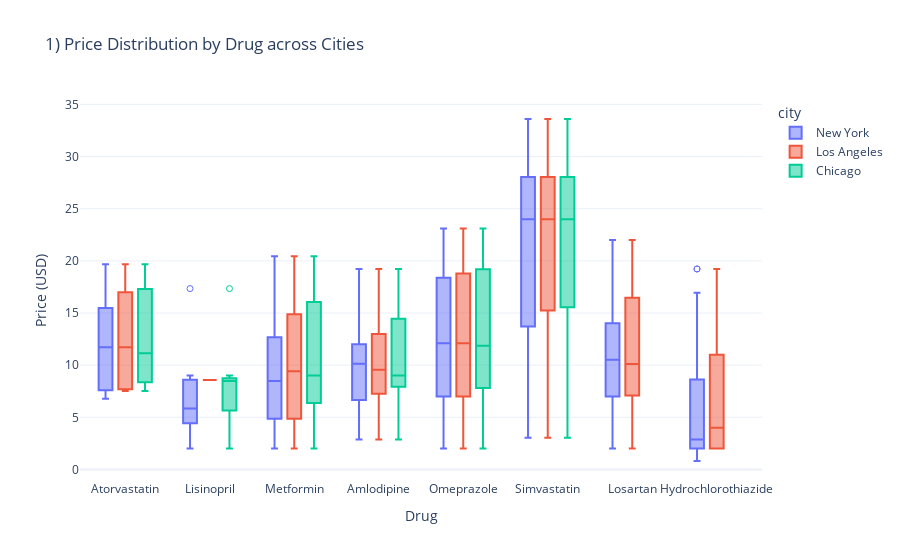
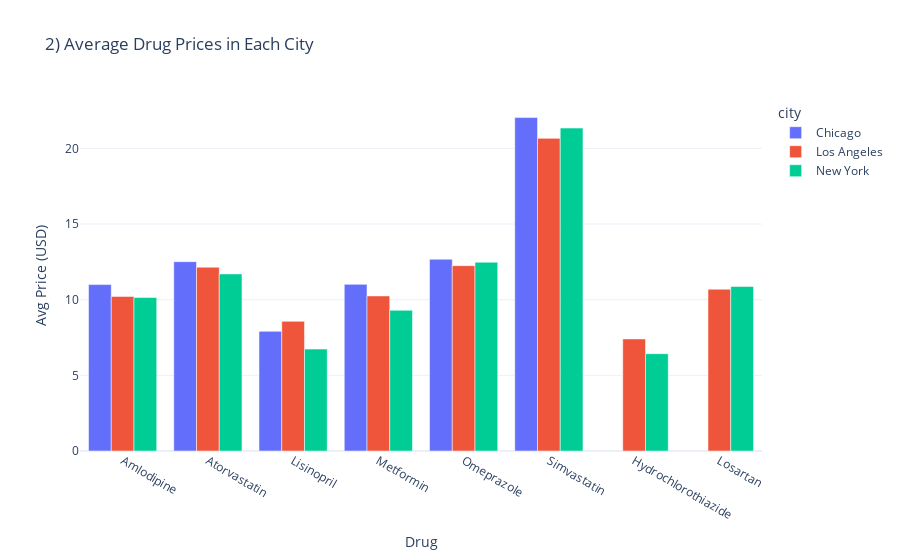
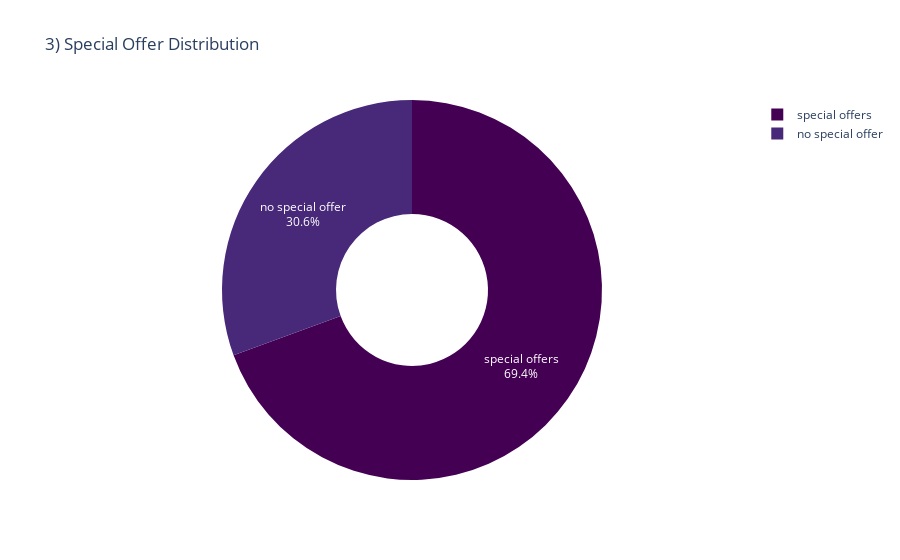
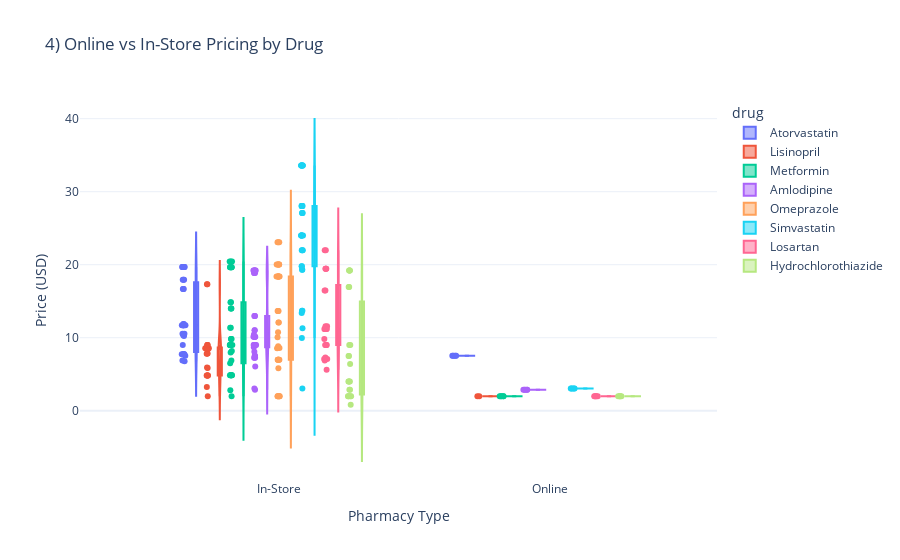

Notebook code for these charts, in order:
### Markdown cell above
### Function: `generate_enhanced_goodrx_eda`

Generates a set of interactive Plotly visualizations to explore cleaned GoodRx drug pricing data.

**Purpose:**
- Provide a comprehensive visual overview of drug prices across different cities, pharmacies, and quantities.
- Highlight key patterns such as average pricing, special offer distribution, online vs in-store differences, and outliers.

**Visualizations Produced:**
1. **Price Distribution by Drug & City** – Box plot to compare spread and medians.
2. **Average Prices** – Grouped bar chart showing mean prices by city and drug.
3. **Special Offer Distribution** – Donut chart summarizing special offer prevalence.
4. **Online vs In-Store Pricing** – Violin plot comparing price distributions.
5. **Quantity-Based Price Variation** – Strip plot showing how quantity affects price.
6. **Cheapest Pharmacies** – Faceted bar chart of lowest prices for top drug-dosage combinations.
7. **Coupon Price Comparison** – Scatter plot comparing standard vs special coupon prices.
8. **Price Outliers** – Box plot identifying unusual price points.

**Parameters:**
- `df` *(DataFrame)*: Cleaned GoodRx dataset.

**Returns:**
- Displays interactive charts directly in the notebook.

### Code cell
import plotly.express as px
import pandas as pd

def generate_enhanced_goodrx_eda(df):
    """
    Generates improved interactive Plotly visualizations for GoodRx drug pricing data.
    (Adjusted: removed former #6 'Cheapest pharmacies' chart; numbering updated.)
    """

    # 0) Prep & helper columns
    # Clean quantity column (convert "30 tablets" -> 30)
    df['quantity_clean'] = df['quantity'].astype(str).str.extract(r'(\d+)').astype(float)

    # Grouped/prepared data
    avg_prices = df.groupby(['city', 'drug'])['price'].mean().reset_index()
    offer_counts = df['special_offer'].value_counts(dropna=False).reset_index()
    offer_counts.columns = ['special_offer', 'count']
    coupon_df = df.dropna(subset=['standard_coupon_price', 'special_coupon_price'])

    # 1) Box Plot: Price distribution across cities and drugs
    fig1 = px.box(
        df, x='drug', y='price', color='city', points='suspectedoutliers',
        title='1) Price Distribution by Drug across Cities',
        labels={'price': 'Price (USD)', 'drug': 'Drug'}
    )
    fig1.update_layout(boxmode='group', template='plotly_white')
    fig1.show()

    # 2) Bar Chart: Average prices by city and drug
    fig2 = px.bar(
        avg_prices, x='drug', y='price', color='city', barmode='group',
        title='2) Average Drug Prices in Each City',
        labels={'price': 'Avg Price (USD)', 'drug': 'Drug'}
    )
    fig2.update_layout(template='plotly_white')
    fig2.show()

    # 3) Donut Chart: Special offer status
    fig3 = px.pie(
        offer_counts, names='special_offer', values='count',
        hole=0.4, title='3) Special Offer Distribution',
        color_discrete_sequence=px.colors.sequential.Viridis
    )
    fig3.update_layout(template='plotly_white')
    fig3.update_traces(textposition='inside', textinfo='percent+label')
    fig3.show()

    # 4) Violin Plot: Online vs In-store pricing by drug
    # Map boolean values to descriptive labels
    df['pharmacy_type'] = df['online_pharmacy'].map({True: 'Online', False: 'In-Store'})
    fig4 = px.violin(
        df,
        x='pharmacy_type',
        y='price',
        color='drug',
        box=True,
        points='all',
        title='4) Online vs In-Store Pricing by Drug',
        labels={'pharmacy_type': 'Pharmacy Type', 'price': 'Price (USD)'}
    )
    fig4.update_layout(template='plotly_white')
    fig4.show()

    # 5) Strip Plot: Price by Quantity Category and Drug
    df['quantity_cat'] = df['quantity_clean'].astype(str)  # Convert to string category
    fig5 = px.strip(
        df,
        x='quantity_cat',
        y='price',
        color='drug',
        hover_data=['city', 'pharmacy', 'online_pharmacy'],
        title='5) Price Variation by Quantity (Categorical) and Drug',
        labels={'quantity_cat': 'Quantity (as Category)', 'price': 'Price (USD)'},
        stripmode='overlay'
    )
    fig5.update_traces(jitter=0.4, marker=dict(size=8, opacity=0.8))
    fig5.update_layout(template='plotly_white')
    fig5.show()

    # 6) Coupon Comparison (previously #7)
    if not coupon_df.empty:
        fig6 = px.scatter(
            coupon_df,
            x='standard_coupon_price', y='special_coupon_price',
            color='drug', size='price',
            hover_data=['city', 'pharmacy'],
            title='6) Standard vs Special Coupon Prices',
            labels={
                'standard_coupon_price': 'Standard Coupon Price',
                'special_coupon_price': 'Special Coupon Price'
            }
        )
        max_price = max(
            coupon_df['standard_coupon_price'].max(),
            coupon_df['special_coupon_price'].max()
        )
        fig6.add_shape(
            type="line", x0=0, y0=0, x1=max_price, y1=max_price,
            line=dict(dash="dot", color="gray")
        )
        fig6.update_layout(template='plotly_white')
        fig6.show()

    # 7) Outlier Box Plot (previously #8)
    fig7 = px.box(
        df, x='drug', y='price', color='city', points='outliers',
        title='7) Price Outliers by Drug and City',
        labels={'price': 'Price (USD)', 'drug': 'Drug'}
    )
    fig7.update_layout(template='plotly_white')
    fig7.show()


# 🧪 Load your data and call the function
generate_enhanced_goodrx_eda(df)

### Figure 1 — Plotly figure (JSON) as saved in the notebook; plotly's stock layout.template omitted (floating-point values rounded to 4 significant figures)
{"data": [{"alignmentgroup": "True", "boxpoints": "suspectedoutliers", "hovertemplate": "city=New York<br>Drug=%{x}<br>Price (USD)=%{y}<extra></extra>", "legendgroup": "New York", "marker": {"color": "#636efa"}, "name": "New York", "notched": false, "offsetgroup": "New York", "orientation": "v", "showlegend": true, "type": "box", "x": ["Atorvastatin", "Atorvastatin", "Atorvastatin", "Atorvastatin", "Atorvastatin", "Atorvastatin", "Atorvastatin", "Atorvastatin", "Atorvastatin", "Atorvastatin", "Atorvastatin", "Atorvastatin", "Atorvastatin", "Atorvastatin", "Atorvastatin", "Lisinopril", "Lisinopril", "Lisinopril", "Lisinopril", "Lisinopril", "Lisinopril", "Lisinopril", "Lisinopril", "Lisinopril", "Lisinopril", "Lisinopril", "Lisinopril", "Lisinopril", "Metformin", "Metformin", "Metformin", "Metformin", "Metformin", "Metformin", "Metformin", "Metformin", "Metformin", "Metformin", "Metformin", "Metformin", "Metformin", "Metformin", "Metformin", "Metformin", "Amlodipine", "Amlodipine", "Amlodipine", "Amlodipine", "Amlodipine", "Amlodipine", "Amlodipine", "Amlodipine", "Amlodipine", "Amlodipine", "Amlodipine", "Amlodipine", "Amlodipine", "Amlodipine", "Amlodipine", "Amlodipine", "Omeprazole", "Omeprazole", "Omeprazole", "Omeprazole", "Omeprazole", "Omeprazole", "Omeprazole", "Omeprazole", "Omeprazole", "Omeprazole", "Omeprazole", "Omeprazole", "Omeprazole", "Omeprazole", "Omeprazole", "Simvastatin", "Simvastatin", "Simvastatin", "Simvastatin", "Simvastatin", "Simvastatin", "Simvastatin", "Simvastatin", "Simvastatin", "Simvastatin", "Simvastatin", "Simvastatin", "Simvastatin", "Simvastatin", "Simvastatin", "Losartan", "Losartan", "Losartan", "Losartan", "Losartan", "Losartan", "Losartan", "Losartan", "Losartan", "Losartan", "Losartan", "Losartan", "Losartan", "Losartan", "Losartan", "Losartan", "Hydrochlorothiazide", "Hydrochlorothiazide", "Hydrochlorothiazide", "Hydrochlorothiazide", "Hydrochlorothiazide", "Hydrochlorothiazide", "Hydrochlorothiazide", "Hydrochlorothiazide", "Hydrochlorothiazide", "Hydrochlorothiazide", "Hydrochlorothiazide", "Hydrochlorothiazide", "Hydrochlorothiazide", "Hydrochlorothiazide", "Hydrochlorothiazide"], "x0": " ", "xaxis": "x", "y": [19.67, 11.72, 10.34, 7.74, 11.72, 19.67, 16.66, 7.53, 17.93, 6.89, 7.53, 11.72, 7.74, 6.79, 11.89, 8.57, 4.83, 5.85, 8.57, 2, 4.83, 17.34, 8.66, 3.25, 2, 7.84, 9, 4.83, 19.64, 4.86, 4.86, 19.64, 7.97, 20.43, 2, 13.99, 2.82, 9, 4.86, 2, 9.82, 9, 6.52, 11.36, 19.22, 10.13, 10.44, 10.13, 12.99, 19.22, 18.86, 2.88, 3.05, 9, 2.88, 7.26, 10.13, 6.05, 9, 11.02, 20.03, 18.37, 10.75, 18.37, 23.09, 13.66, 20.03, 7, 2, 5.82, 7, 18.37, 8.55, 2, 12.09, 28.04, 33.6, 13.7, 28.04, 33.6, 21.99, 27.09, 3.05, 24, 13.38, 3.05, 33.6, 24, 19.3, 13.7, 19.43, 11.21, 9.84, 11.21, 2, 19.43, 5.63, 21.99, 16.47, 2, 7.1, 9, 11.21, 9, 6.87, 11.56, 19.22, 2, 2.88, 7.5, 19.22, 2, 2, 16.95, 0.81, 4, 2, 2, 9, 4, 2.88], "y0": " ", "yaxis": "y"}, {"alignmentgroup": "True", "boxpoints": "suspectedoutliers", "hovertemplate": "city=Los Angeles<br>Drug=%{x}<br>Price (USD)=%{y}<extra></extra>", "legendgroup": "Los Angeles", "marker": {"color": "#EF553B"}, "name": "Los Angeles", "notched": false, "offsetgroup": "Los Angeles", "orientation": "v", "showlegend": true, "type": "box", "x": ["Atorvastatin", "Atorvastatin", "Atorvastatin", "Atorvastatin", "Atorvastatin", "Atorvastatin", "Atorvastatin", "Atorvastatin", "Atorvastatin", "Atorvastatin", "Atorvastatin", "Atorvastatin", "Atorvastatin", "Lisinopril", "Metformin", "Metformin", "Metformin", "Metformin", "Metformin", "Metformin", "Metformin", "Metformin", "Metformin", "Metformin", "Metformin", "Metformin", "Metformin", "Metformin", "Amlodipine", "Amlodipine", "Amlodipine", "Amlodipine", "Amlodipine", "Amlodipine", "Amlodipine", "Amlodipine", "Amlodipine", "Amlodipine", "Amlodipine", "Amlodipine", "Amlodipine", "Amlodipine", "Omeprazole", "Omeprazole", "Omeprazole", "Omeprazole", "Omeprazole", "Omeprazole", "Omeprazole", "Omeprazole", "Omeprazole", "Omeprazole", "Omeprazole", "Omeprazole", "Omeprazole", "Simvastatin", "Simvastatin", "Simvastatin", "Simvastatin", "Simvastatin", "Simvastatin", "Simvastatin", "Simvastatin", "Simvastatin", "Simvastatin", "Simvastatin", "Simvastatin", "Simvastatin", "Losartan", "Losartan", "Losartan", "Losartan", "Losartan", "Losartan", "Losartan", "Losartan", "Losartan", "Losartan", "Losartan", "Losartan", "Losartan", "Losartan", "Hydrochlorothiazide", "Hydrochlorothiazide", "Hydrochlorothiazide", "Hydrochlorothiazide", "Hydrochlorothiazide", "Hydrochlorothiazide", "Hydrochlorothiazide", "Hydrochlorothiazide", "Hydrochlorothiazide", "Hydrochlorothiazide", "Hydrochlorothiazide", "Hydrochlorothiazide", "Hydrochlorothiazide"], "x0": " ", "xaxis": "x", "y": [19.67, 11.72, 7.53, 7.74, 7.53, 16.66, 19.67, 7.74, 10.54, 7.53, 11.72, 17.93, 11.89, 8.57, 19.64, 4.86, 2, 2, 19.64, 2, 13.99, 14.87, 9, 9, 9.82, 4.86, 11.36, 20.43, 19.22, 10.13, 2.88, 2.88, 12.99, 19.22, 2.88, 7.53, 9, 10.13, 7.26, 9, 11.02, 18.86, 20.03, 7, 18.37, 13.66, 7, 20.03, 7, 8.6, 2, 18.37, 2, 12.09, 23.09, 28.04, 3.05, 28.04, 3.05, 33.6, 3.05, 19.8, 21.99, 24, 24, 19.3, 33.6, 27.09, 19.43, 2, 2, 11.21, 2, 19.43, 7.3, 21.99, 7.1, 9, 9, 11.21, 11.56, 16.47, 19.22, 7.5, 2, 2, 2, 19.22, 6.39, 2, 4, 2, 4, 16.95, 9], "y0": " ", "yaxis": "y"}, {"alignmentgroup": "True", "boxpoints": "suspectedoutliers", "hovertemplate": "city=Chicago<br>Drug=%{x}<br>Price (USD)=%{y}<extra></extra>", "legendgroup": "Chicago", "marker": {"color": "#00cc96"}, "name": "Chicago", "notched": false, "offsetgroup": "Chicago", "orientation": "v", "showlegend": true, "type": "box", "x": ["Atorvastatin", "Atorvastatin", "Atorvastatin", "Atorvastatin", "Atorvastatin", "Atorvastatin", "Atorvastatin", "Atorvastatin", "Atorvastatin", "Atorvastatin", "Atorvastatin", "Atorvastatin", "Lisinopril", "Lisinopril", "Lisinopril", "Lisinopril", "Lisinopril", "Lisinopril", "Lisinopril", "Lisinopril", "Lisinopril", "Lisinopril", "Lisinopril", "Lisinopril", "Lisinopril", "Metformin", "Metformin", "Metformin", "Metformin", "Metformin", "Metformin", "Metformin", "Metformin", "Metformin", "Metformin", "Metformin", "Metformin", "Metformin", "Amlodipine", "Amlodipine", "Amlodipine", "Amlodipine", "Amlodipine", "Amlodipine", "Amlodipine", "Amlodipine", "Amlodipine", "Amlodipine", "Amlodipine", "Amlodipine", "Amlodipine", "Omeprazole", "Omeprazole", "Omeprazole", "Omeprazole", "Omeprazole", "Omeprazole", "Omeprazole", "Omeprazole", "Omeprazole", "Omeprazole", "Omeprazole", "Omeprazole", "Simvastatin", "Simvastatin", "Simvastatin", "Simvastatin", "Simvastatin", "Simvastatin", "Simvastatin", "Simvastatin", "Simvastatin", "Simvastatin", "Simvastatin", "Simvastatin"], "x0": " ", "xaxis": "x", "y": [11.72, 7.53, 19.67, 10.25, 7.74, 19.67, 16.66, 10.54, 11.72, 7.74, 8.99, 17.93, 4.83, 2, 8.57, 8.47, 8.57, 8.66, 9, 7.79, 7.84, 5.92, 9, 4.83, 17.34, 4.86, 2, 19.64, 8.18, 19.64, 13.99, 9, 14.87, 9.82, 6.89, 9, 4.86, 20.43, 10.13, 2.88, 8.7, 19.22, 12.99, 19.22, 9, 7.53, 7.26, 8.07, 9, 10.13, 18.86, 18.37, 7, 10.07, 20.03, 13.66, 20.03, 2, 8.6, 18.37, 8.82, 2, 23.09, 3.05, 33.6, 11.3, 28.04, 28.04, 19.8, 24, 21.99, 9.95, 24, 33.6, 27.09], "y0": " ", "yaxis": "y"}], "layout": {"boxmode": "group", "legend": {"title": {"text": "city"}, "tracegroupgap": 0}, "title": {"text": "1) Price Distribution by Drug across Cities"}, "xaxis": {"anchor": "y", "domain": [0, 1], "title": {"text": "Drug"}}, "yaxis": {"anchor": "x", "domain": [0, 1], "title": {"text": "Price (USD)"}}}}

### Figure 2 — Plotly figure (JSON) as saved in the notebook; plotly's stock layout.template omitted (floating-point values rounded to 4 significant figures)
{"data": [{"alignmentgroup": "True", "hovertemplate": "city=Chicago<br>Drug=%{x}<br>Avg Price (USD)=%{y}<extra></extra>", "legendgroup": "Chicago", "marker": {"color": "#636efa", "pattern": {"shape": ""}}, "name": "Chicago", "offsetgroup": "Chicago", "orientation": "v", "showlegend": true, "textposition": "auto", "type": "bar", "x": ["Amlodipine", "Atorvastatin", "Lisinopril", "Metformin", "Omeprazole", "Simvastatin"], "xaxis": "x", "y": [11.0, 12.51, 7.909, 11.01, 12.67, 22.04], "yaxis": "y"}, {"alignmentgroup": "True", "hovertemplate": "city=Los Angeles<br>Drug=%{x}<br>Avg Price (USD)=%{y}<extra></extra>", "legendgroup": "Los Angeles", "marker": {"color": "#EF553B", "pattern": {"shape": ""}}, "name": "Los Angeles", "offsetgroup": "Los Angeles", "orientation": "v", "showlegend": true, "textposition": "auto", "type": "bar", "x": ["Amlodipine", "Atorvastatin", "Hydrochlorothiazide", "Lisinopril", "Losartan", "Metformin", "Omeprazole", "Simvastatin"], "xaxis": "x", "y": [10.21, 12.14, 7.406, 8.57, 10.69, 10.25, 12.25, 20.66], "yaxis": "y"}, {"alignmentgroup": "True", "hovertemplate": "city=New York<br>Drug=%{x}<br>Avg Price (USD)=%{y}<extra></extra>", "legendgroup": "New York", "marker": {"color": "#00cc96", "pattern": {"shape": ""}}, "name": "New York", "offsetgroup": "New York", "orientation": "v", "showlegend": true, "textposition": "auto", "type": "bar", "x": ["Amlodipine", "Atorvastatin", "Hydrochlorothiazide", "Lisinopril", "Losartan", "Metformin", "Omeprazole", "Simvastatin"], "xaxis": "x", "y": [10.14, 11.7, 6.431, 6.736, 10.87, 9.298, 12.48, 21.34], "yaxis": "y"}], "layout": {"barmode": "group", "legend": {"title": {"text": "city"}, "tracegroupgap": 0}, "title": {"text": "2) Average Drug Prices in Each City"}, "xaxis": {"anchor": "y", "domain": [0, 1], "title": {"text": "Drug"}}, "yaxis": {"anchor": "x", "domain": [0, 1], "title": {"text": "Avg Price (USD)"}}}}

### Figure 3 — Plotly figure (JSON) as saved in the notebook; plotly's stock layout.template omitted (floating-point values rounded to 4 significant figures)
{"data": [{"domain": {"x": [0, 1], "y": [0, 1]}, "hole": 0.4, "hovertemplate": "special_offer=%{label}<br>count=%{value}<extra></extra>", "labels": ["special offers", "no special offer"], "legendgroup": "", "name": "", "showlegend": true, "textinfo": "percent+label", "textposition": "inside", "type": "pie", "values": [202, 89]}], "layout": {"legend": {"tracegroupgap": 0}, "piecolorway": ["#440154", "#482878", "#3e4989", "#31688e", "#26828e", "#1f9e89", "#35b779", "#6ece58", "#b5de2b", "#fde725"], "title": {"text": "3) Special Offer Distribution"}}}

### Figure 4 — Plotly figure (JSON) as saved in the notebook; plotly's stock layout.template omitted (floating-point values rounded to 4 significant figures)
{"data": [{"alignmentgroup": "True", "box": {"visible": true}, "hovertemplate": "drug=Atorvastatin<br>Pharmacy Type=%{x}<br>Price (USD)=%{y}<extra></extra>", "legendgroup": "Atorvastatin", "marker": {"color": "#636efa"}, "name": "Atorvastatin", "offsetgroup": "Atorvastatin", "orientation": "v", "points": "all", "scalegroup": "True", "showlegend": true, "type": "violin", "x": ["In-Store", "In-Store", "In-Store", "In-Store", "In-Store", "In-Store", "In-Store", "Online", "In-Store", "In-Store", "Online", "In-Store", "In-Store", "In-Store", "In-Store", "In-Store", "In-Store", "Online", "In-Store", "Online", "In-Store", "In-Store", "In-Store", "In-Store", "Online", "In-Store", "In-Store", "In-Store", "In-Store", "In-Store", "In-Store", "In-Store", "In-Store", "In-Store", "In-Store", "In-Store", "In-Store", "In-Store", "In-Store", "In-Store"], "x0": " ", "xaxis": "x", "y": [19.67, 11.72, 10.34, 7.74, 11.72, 19.67, 16.66, 7.53, 17.93, 6.89, 7.53, 11.72, 7.74, 6.79, 11.89, 19.67, 11.72, 7.53, 7.74, 7.53, 16.66, 19.67, 7.74, 10.54, 7.53, 11.72, 17.93, 11.89, 11.72, 7.53, 19.67, 10.25, 7.74, 19.67, 16.66, 10.54, 11.72, 7.74, 8.99, 17.93], "y0": " ", "yaxis": "y"}, {"alignmentgroup": "True", "box": {"visible": true}, "hovertemplate": "drug=Lisinopril<br>Pharmacy Type=%{x}<br>Price (USD)=%{y}<extra></extra>", "legendgroup": "Lisinopril", "marker": {"color": "#EF553B"}, "name": "Lisinopril", "offsetgroup": "Lisinopril", "orientation": "v", "points": "all", "scalegroup": "True", "showlegend": true, "type": "violin", "x": ["In-Store", "In-Store", "In-Store", "In-Store", "Online", "In-Store", "In-Store", "In-Store", "In-Store", "Online", "In-Store", "In-Store", "In-Store", "In-Store", "In-Store", "In-Store", "In-Store", "In-Store", "In-Store", "In-Store", "In-Store", "In-Store", "In-Store", "In-Store", "In-Store", "In-Store", "In-Store"], "x0": " ", "xaxis": "x", "y": [8.57, 4.83, 5.85, 8.57, 2, 4.83, 17.34, 8.66, 3.25, 2, 7.84, 9, 4.83, 8.57, 4.83, 2, 8.57, 8.47, 8.57, 8.66, 9, 7.79, 7.84, 5.92, 9, 4.83, 17.34], "y0": " ", "yaxis": "y"}, {"alignmentgroup": "True", "box": {"visible": true}, "hovertemplate": "drug=Metformin<br>Pharmacy Type=%{x}<br>Price (USD)=%{y}<extra></extra>", "legendgroup": "Metformin", "marker": {"color": "#00cc96"}, "name": "Metformin", "offsetgroup": "Metformin", "orientation": "v", "points": "all", "scalegroup": "True", "showlegend": true, "type": "violin", "x": ["In-Store", "In-Store", "In-Store", "In-Store", "In-Store", "In-Store", "Online", "In-Store", "In-Store", "In-Store", "In-Store", "Online", "In-Store", "In-Store", "In-Store", "In-Store", "In-Store", "In-Store", "Online", "Online", "In-Store", "Online", "In-Store", "In-Store", "In-Store", "In-Store", "In-Store", "In-Store", "In-Store", "In-Store", "In-Store", "In-Store", "In-Store", "In-Store", "In-Store", "In-Store", "In-Store", "In-Store", "In-Store", "In-Store", "In-Store", "In-Store", "In-Store"], "x0": " ", "xaxis": "x", "y": [19.64, 4.86, 4.86, 19.64, 7.97, 20.43, 2, 13.99, 2.82, 9, 4.86, 2, 9.82, 9, 6.52, 11.36, 19.64, 4.86, 2, 2, 19.64, 2, 13.99, 14.87, 9, 9, 9.82, 4.86, 11.36, 20.43, 4.86, 2, 19.64, 8.18, 19.64, 13.99, 9, 14.87, 9.82, 6.89, 9, 4.86, 20.43], "y0": " ", "yaxis": "y"}, {"alignmentgroup": "True", "box": {"visible": true}, "hovertemplate": "drug=Amlodipine<br>Pharmacy Type=%{x}<br>Price (USD)=%{y}<extra></extra>", "legendgroup": "Amlodipine", "marker": {"color": "#ab63fa"}, "name": "Amlodipine", "offsetgroup": "Amlodipine", "orientation": "v", "points": "all", "scalegroup": "True", "showlegend": true, "type": "violin", "x": ["In-Store", "In-Store", "In-Store", "In-Store", "In-Store", "In-Store", "In-Store", "Online", "In-Store", "In-Store", "Online", "In-Store", "In-Store", "In-Store", "In-Store", "In-Store", "In-Store", "In-Store", "Online", "Online", "In-Store", "In-Store", "Online", "In-Store", "In-Store", "In-Store", "In-Store", "In-Store", "In-Store", "In-Store", "In-Store", "In-Store", "In-Store", "In-Store", "In-Store", "In-Store", "In-Store", "In-Store", "In-Store", "In-Store", "In-Store", "In-Store", "In-Store"], "x0": " ", "xaxis": "x", "y": [19.22, 10.13, 10.44, 10.13, 12.99, 19.22, 18.86, 2.88, 3.05, 9, 2.88, 7.26, 10.13, 6.05, 9, 11.02, 19.22, 10.13, 2.88, 2.88, 12.99, 19.22, 2.88, 7.53, 9, 10.13, 7.26, 9, 11.02, 18.86, 10.13, 2.88, 8.7, 19.22, 12.99, 19.22, 9, 7.53, 7.26, 8.07, 9, 10.13, 18.86], "y0": " ", "yaxis": "y"}, {"alignmentgroup": "True", "box": {"visible": true}, "hovertemplate": "drug=Omeprazole<br>Pharmacy Type=%{x}<br>Price (USD)=%{y}<extra></extra>", "legendgroup": "Omeprazole", "marker": {"color": "#FFA15A"}, "name": "Omeprazole", "offsetgroup": "Omeprazole", "orientation": "v", "points": "all", "scalegroup": "True", "showlegend": true, "type": "violin", "x": ["In-Store", "In-Store", "In-Store", "In-Store", "In-Store", "In-Store", "In-Store", "In-Store", "In-Store", "In-Store", "In-Store", "In-Store", "In-Store", "In-Store", "In-Store", "In-Store", "In-Store", "In-Store", "In-Store", "In-Store", "In-Store", "In-Store", "In-Store", "In-Store", "In-Store", "In-Store", "In-Store", "In-Store", "In-Store", "In-Store", "In-Store", "In-Store", "In-Store", "In-Store", "In-Store", "In-Store", "In-Store", "In-Store", "In-Store", "In-Store"], "x0": " ", "xaxis": "x", "y": [20.03, 18.37, 10.75, 18.37, 23.09, 13.66, 20.03, 7, 2, 5.82, 7, 18.37, 8.55, 2, 12.09, 20.03, 7, 18.37, 13.66, 7, 20.03, 7, 8.6, 2, 18.37, 2, 12.09, 23.09, 18.37, 7, 10.07, 20.03, 13.66, 20.03, 2, 8.6, 18.37, 8.82, 2, 23.09], "y0": " ", "yaxis": "y"}, {"alignmentgroup": "True", "box": {"visible": true}, "hovertemplate": "drug=Simvastatin<br>Pharmacy Type=%{x}<br>Price (USD)=%{y}<extra></extra>", "legendgroup": "Simvastatin", "marker": {"color": "#19d3f3"}, "name": "Simvastatin", "offsetgroup": "Simvastatin", "orientation": "v", "points": "all", "scalegroup": "True", "showlegend": true, "type": "violin", "x": ["In-Store", "In-Store", "In-Store", "In-Store", "In-Store", "In-Store", "In-Store", "Online", "In-Store", "In-Store", "Online", "In-Store", "In-Store", "In-Store", "In-Store", "In-Store", "Online", "In-Store", "Online", "In-Store", "Online", "In-Store", "In-Store", "In-Store", "In-Store", "In-Store", "In-Store", "In-Store", "In-Store", "In-Store", "In-Store", "In-Store", "In-Store", "In-Store", "In-Store", "In-Store", "In-Store", "In-Store", "In-Store", "In-Store"], "x0": " ", "xaxis": "x", "y": [28.04, 33.6, 13.7, 28.04, 33.6, 21.99, 27.09, 3.05, 24, 13.38, 3.05, 33.6, 24, 19.3, 13.7, 28.04, 3.05, 28.04, 3.05, 33.6, 3.05, 19.8, 21.99, 24, 24, 19.3, 33.6, 27.09, 3.05, 33.6, 11.3, 28.04, 28.04, 19.8, 24, 21.99, 9.95, 24, 33.6, 27.09], "y0": " ", "yaxis": "y"}, {"alignmentgroup": "True", "box": {"visible": true}, "hovertemplate": "drug=Losartan<br>Pharmacy Type=%{x}<br>Price (USD)=%{y}<extra></extra>", "legendgroup": "Losartan", "marker": {"color": "#FF6692"}, "name": "Losartan", "offsetgroup": "Losartan", "orientation": "v", "points": "all", "scalegroup": "True", "showlegend": true, "type": "violin", "x": ["In-Store", "In-Store", "In-Store", "In-Store", "Online", "In-Store", "In-Store", "In-Store", "In-Store", "Online", "In-Store", "In-Store", "In-Store", "In-Store", "In-Store", "In-Store", "In-Store", "Online", "Online", "In-Store", "Online", "In-Store", "In-Store", "In-Store", "In-Store", "In-Store", "In-Store", "In-Store", "In-Store", "In-Store"], "x0": " ", "xaxis": "x", "y": [19.43, 11.21, 9.84, 11.21, 2, 19.43, 5.63, 21.99, 16.47, 2, 7.1, 9, 11.21, 9, 6.87, 11.56, 19.43, 2, 2, 11.21, 2, 19.43, 7.3, 21.99, 7.1, 9, 9, 11.21, 11.56, 16.47], "y0": " ", "yaxis": "y"}, {"alignmentgroup": "True", "box": {"visible": true}, "hovertemplate": "drug=Hydrochlorothiazide<br>Pharmacy Type=%{x}<br>Price (USD)=%{y}<extra></extra>", "legendgroup": "Hydrochlorothiazide", "marker": {"color": "#B6E880"}, "name": "Hydrochlorothiazide", "offsetgroup": "Hydrochlorothiazide", "orientation": "v", "points": "all", "scalegroup": "True", "showlegend": true, "type": "violin", "x": ["In-Store", "In-Store", "In-Store", "In-Store", "In-Store", "In-Store", "Online", "In-Store", "In-Store", "In-Store", "Online", "In-Store", "In-Store", "In-Store", "In-Store", "In-Store", "In-Store", "In-Store", "Online", "Online", "In-Store", "In-Store", "Online", "In-Store", "In-Store", "In-Store", "In-Store", "In-Store"], "x0": " ", "xaxis": "x", "y": [19.22, 2, 2.88, 7.5, 19.22, 2, 2, 16.95, 0.81, 4, 2, 2, 9, 4, 2.88, 19.22, 7.5, 2, 2, 2, 19.22, 6.39, 2, 4, 2, 4, 16.95, 9], "y0": " ", "yaxis": "y"}], "layout": {"legend": {"title": {"text": "drug"}, "tracegroupgap": 0}, "title": {"text": "4) Online vs In-Store Pricing by Drug"}, "violinmode": "group", "xaxis": {"anchor": "y", "domain": [0, 1], "title": {"text": "Pharmacy Type"}}, "yaxis": {"anchor": "x", "domain": [0, 1], "title": {"text": "Price (USD)"}}}}
